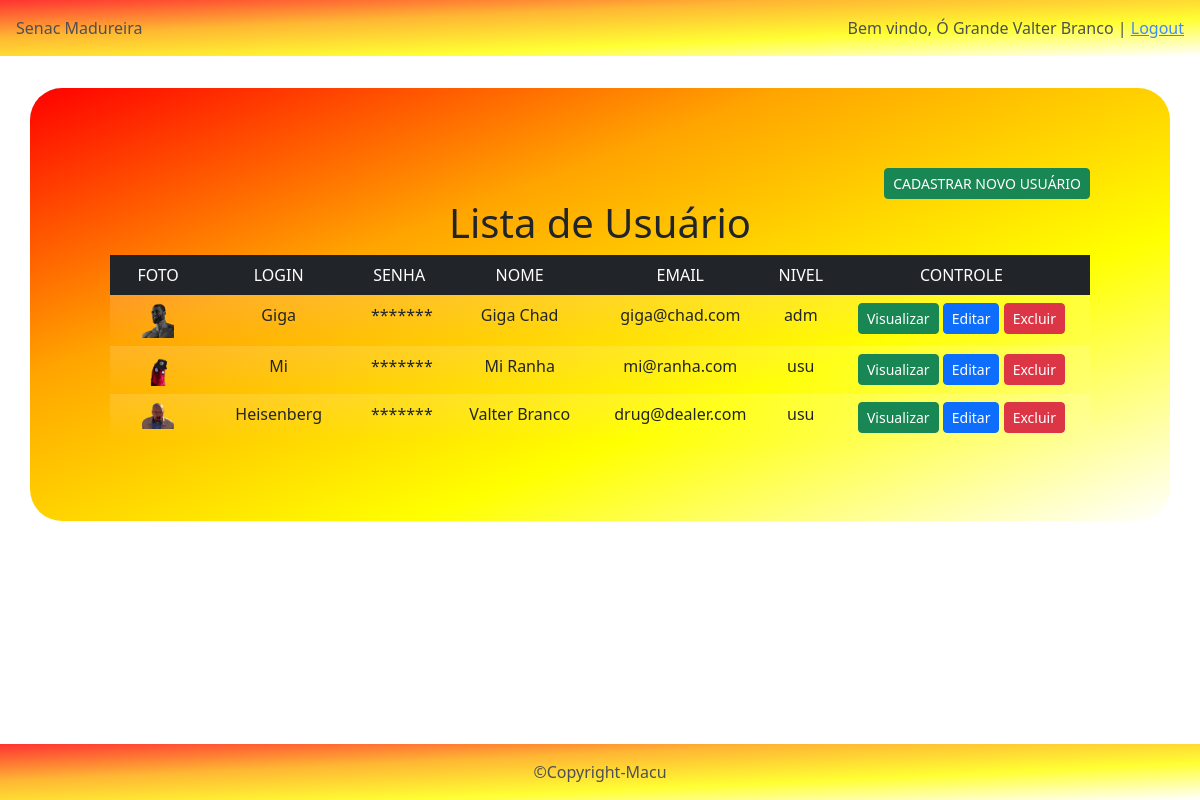
Screenshot of /usuario/listarUser.php (signed in) with the database file from the repository.
### tables this page shows
CREATE TABLE `usuario` (
  `login` varchar(30) NOT NULL,
  `senha` varchar(30) NOT NULL,
  `nome` varchar(60) NOT NULL,
  `email` varchar(100) NOT NULL,
  `nivel` varchar(3) NOT NULL,
  `foto` varchar(255) NOT NULL
);

### usuario/listarUser.php (the view, shortened to what this page needs)
<?php
include "../adm/controle.php";
include "../adm/conexao.php";
$sql = "select * from usuario order by nome";
$seleciona = mysqli_query($conexao, $sql);
?>
<div class="container bg-info pag">
    <div class="text-end ">
        <a href="formUser.php">
            <button type="button" class="btn btn-success btn-sm">CADASTRAR NOVO USUÁRIO</button>
        </a>
    </div>
    <h1>Lista de Usuário</h1>
    <div class="container text-center">
        <div class="p-2 row text-bg-dark">
            <div class="col-1">
                FOTO
            </div>
            <div class="col-2">
                LOGIN
            </div>
            <div class="col-1">
                SENHA
            </div>
            <div class="col-2">
                NOME
            </div>
            <div class="col-2">
                EMAIL
            </div>
            <div class="col-1">
                NIVEL
            </div>
            <div class="col-3">
                CONTROLE
            </div>
        </div>
        <?php
        while ($exibe = mysqli_fetch_array($seleciona)) {
            $login = $exibe['login'];
        ?>
            <div class="row p-2 bg-gradient bg-opacity-50">
                <div class="col-1">
                    <img src="<?php echo $exibe['foto']; ?>" class="foto">
                </div>
                <div class="col-2">
                    <?php echo $exibe['login']; ?>
                </div>
                <div class="col-1">
                    *******
                </div>
                <div class="col-2">
                    <?php echo $exibe['nome']; ?>
                </div>
                <div class="col-2">
                    <?php echo $exibe['email']; ?>
                </div>
                <div class="col-1">
                    <?php echo $exibe['nivel']; ?>
                </div>
                <div class="col-3">
                    <a href="vizualizarUser.php?login=<?php echo $login; ?>">
                        <button type="button" class="btn btn-success btn-sm">Visualizar</button></a>
                    <a href="editarUser.php?login=<?php echo $login; ?>">
                        <button type="button" class="btn btn-primary btn-sm">Editar</button></a>
                    <a href="excluirUser.php?login=<?php echo $login; ?>">
                        <button type="button" class="btn btn-danger btn-sm" onclick="return confirm('Você tem certeza que quer excluir?')">Excluir</button></a>
                </div>
            </div>
        <?php
        }
        ?>
    </div>
</div>
<?php
    include "../adm/footer.php";
?>

### adm/controle.php (shortened to what this page needs)
<!doctype html>
<html lang="pt-br">
<head>
    <link href="https://cdn.jsdelivr.net/npm/bootstrap@5.2.0/dist/css/bootstrap.min.css" rel="stylesheet">
    <link rel="stylesheet" href="../css/style.css">
</head>
<body>
    <div class="container-fluid text-dark p-3 pag2">
        <div class="row">
            <div class="col text-start ">
                Senac Madureira
            </div>
            <div class="col text-end ">
                <?php
                if (isset($_SESSION['login'])) {
                    $nome = $_SESSION['nome'];
                    echo "Bem vindo, Ó Grande $nome | <a href='../adm/logout.php'>Logout</a>";
                } else {
                    echo "
                        <a href='../adm/login.php'>Login</a> |
                        <a href='../usuario/formUser.php'>Não possuo cadastro</a>
                    ";
                }
                ?>
            </div>
        </div>
    </div>

### adm/footer.php (shortened to what this page needs)
<div class="container-fluid text-light p-3 pag2 fixed-bottom">
    <div class="row">
        <div class="col text-center text-dark">
        &#169Copyright-Macu
        </div>
    </div>
</div>
</body>
</html>

### css/style.css (style rules this page uses)
.pag { margin-top: 2em; padding: 5em; border-radius: 2em; text-align: center; background-image: linear-gradient(to bottom right, red,orange,yellow, white ); }
.pag2 { opacity: 0.8; padding: 5em; text-align: center; background-image: linear-gradient(to bottom right, red,orange,yellow, white ); }
body { background-image: url(https://i.pinimg.com/originals/4e/94/7a/4e947afe00fb849dd5796dcf5f63d9e6.jpg); }
.foto { width: 2em; }
img { width: 100%; }

### rows the page displays
usuario: foto (picture), login "Giga", nome "Giga Chad", email "giga@chad.com", nivel "adm"
usuario: foto (picture), login "Mi", nome "Mi Ranha", email "mi@ranha.com", nivel "usu"
usuario: foto (picture), login "Heisenberg", nome "Valter Branco", email "drug@dealer.com", nivel "usu"

### other values shown
$nome "Valter Branco"
